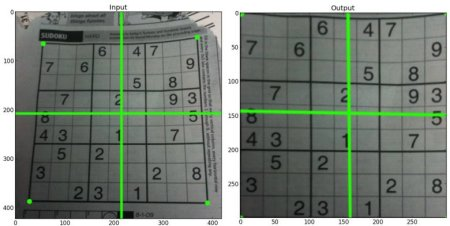
#> input picture OfficialDocumentation/Resources/sudoku.jpg, 450 x 226 px
$ python eg.py
#> lines starting #> are read from the running program, lines starting #| are printed output that depends on the picture
import numpy as np
import cv2 as cv
import matplotlib.pyplot as plt
img = cv.imread('sudoku.jpg')
#> img is the input picture: shape (226, 450, 3); mean B, G, R 119.6, 128.8, 119.9
assert img is not None, "file could not be read, check with os.path.exists()"
rows,cols,ch = img.shape
#> rows = 226; cols = 450; ch = 3
pts1 = np.float32([[56,65],[368,52],[28,387],[389,390]])
pts2 = np.float32([[0,0],[300,0],[0,300],[300,300]])
M = cv.getPerspectiveTransform(pts1,pts2)
dst = cv.warpPerspective(img,M,(300,300))
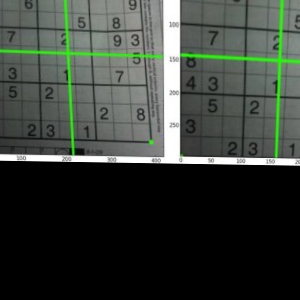
#> dst: shape (300, 300, 3); mean B, G, R 57, 63.3, 57.1
plt.subplot(221),plt.imshow(img),plt.title('Input')
plt.subplot(122),plt.imshow(dst),plt.title('Output')
plt.show()
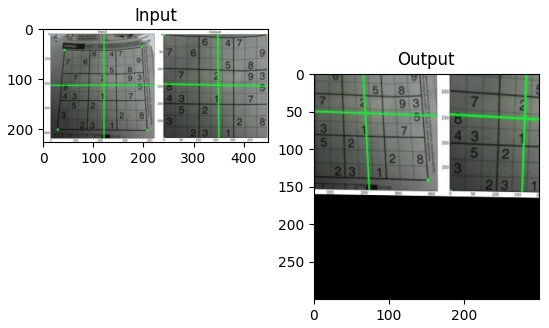
#> figure drawn by matplotlib, 2 panels; B, G, R data is drawn as R, G, B

$ run again, with OfficialDocumentation/Resources/no3image.jpeg copied over OfficialDocumentation/Resources/sudoku.jpg
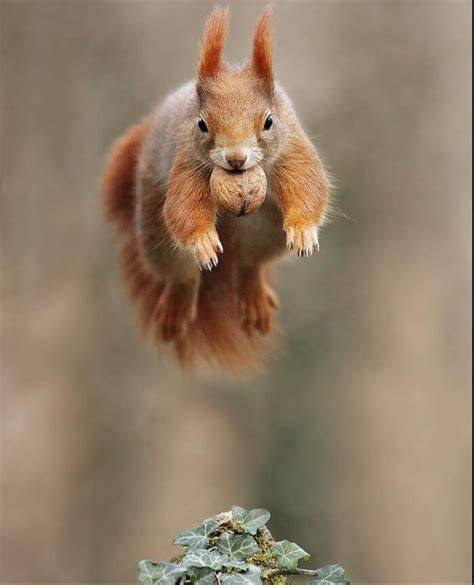
#> input picture OfficialDocumentation/Resources/no3image.jpeg, 474 x 585 px
#> img is the input picture: shape (585, 474, 3); mean B, G, R 103.8, 125, 144.6
#> `dst = cv.warpPerspective(img,M,(300,300))`:
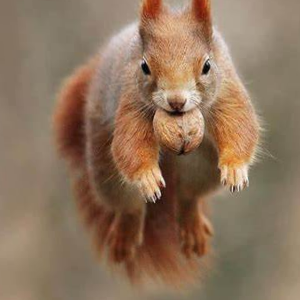
#> dst: shape (300, 300, 3); mean B, G, R 92.7, 115.6, 141.3
#> `plt.show()`:
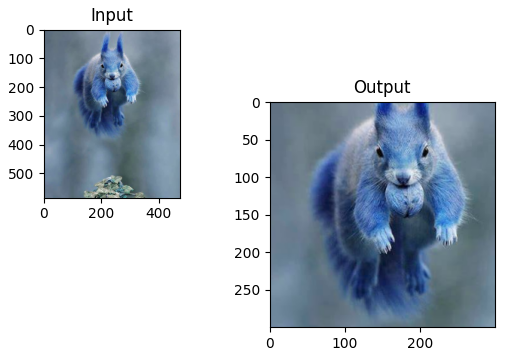
#> figure drawn by matplotlib, 2 panels; B, G, R data is drawn as R, G, B
